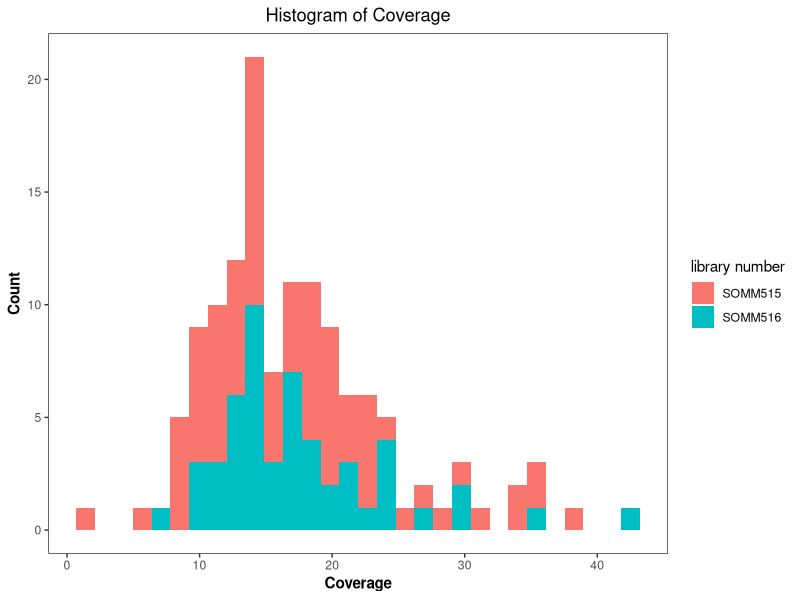
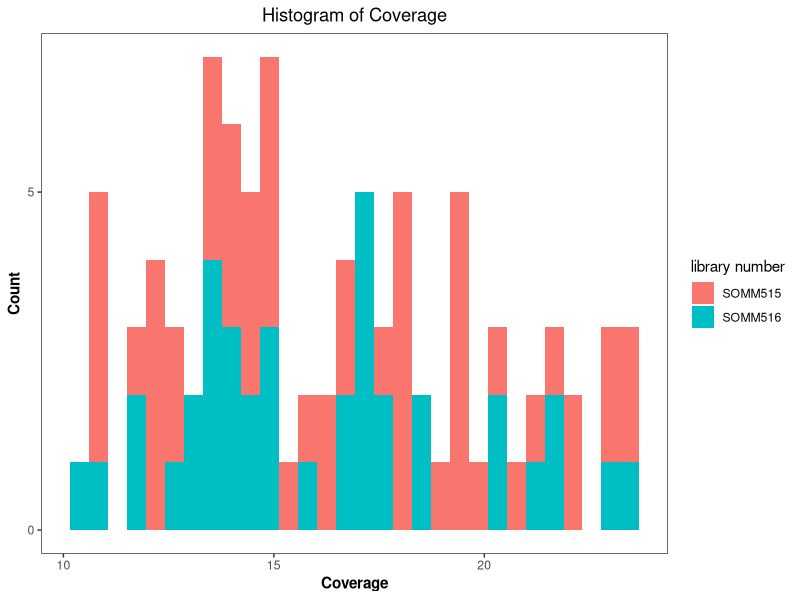

R code for these plots, in order:
## ---- chunk 1
knitr::opts_chunk$set(echo = TRUE, warning=FALSE, message=FALSE)
## ---- chunk 2
library(tidyverse)
## ---- chunk 3
meta<-read_csv("meta/meta-excl-epi-ncbi.csv")
summary<-meta %>% group_by(CrossType, `library number`) %>% summarize(Count=n())
summary
## ---- chunk 4
ggplot(meta) +
  geom_histogram(aes(Coverage, fill=`library number`)) +
  theme_bw() +
  theme(panel.grid=element_blank()) +
  ylab("Count") +
  theme(axis.title = element_text(face="bold")) +
  scale_y_continuous(breaks=c(0,5,10,15,20,25)) +
  ggtitle("Histogram of Coverage") +
  theme(plot.title = element_text(hjust=0.5))
## ---- chunk 5
meta %>% group_by(`library number`) %>%
  summarize(AvgCoverage=mean(Coverage))
## ---- chunk 6
kept96<-read_tsv("meta/kept96.tsv")
kept96 %>% group_by(CrossType, `library number`) %>% summarize(Count=n())
## ---- chunk 7
ggplot(kept96) +
  geom_histogram(aes(Coverage, fill=`library number`)) +
  theme_bw() +
  theme(panel.grid=element_blank()) +
  ylab("Count") +
  theme(axis.title = element_text(face="bold")) +
  scale_y_continuous(breaks=c(0,5,10,15,20,25)) +
  ggtitle("Histogram of Coverage") +
  theme(plot.title = element_text(hjust=0.5))
